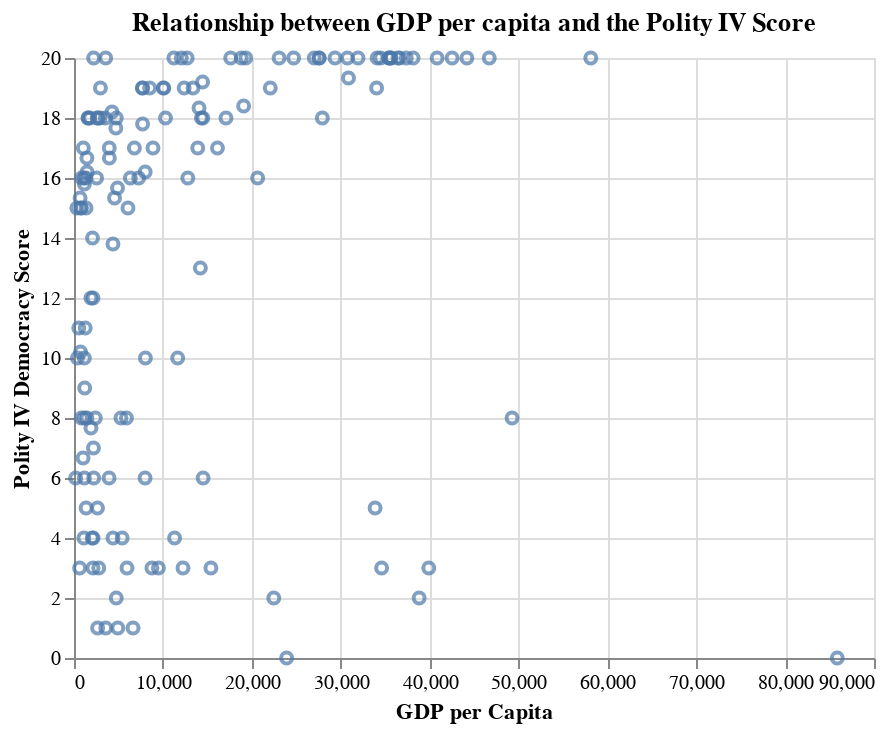

The notebook cell saved with this chart:
### Markdown cell above
---
### Exercise 3
Now let’s plot the relationship you just estimated statistically. First, use Altair to create a scatter plot of polityIV and gdppcap08.

### Code cell
import altair as alt
alt.Chart(wdi, title="Relationship between GDP per capita and the Polity IV Score").mark_point().encode(
    x=alt.X("gdppcap08", title="GDP per Capita", scale=alt.Scale(zero=False)),
    y=alt.Y("polityIV", title="Polity IV Democracy Score", scale=alt.Scale(zero=False)),
)

### Figure 1 — Vega-Lite specification as saved in the notebook (floating-point values rounded to 4 significant figures; data arrays with more than 128 entries replaced by an {"elided": "..."} marker saying what was removed)
{"config": {"view": {"continuousWidth": 400, "continuousHeight": 300}}, "data": {"name": "data-50afffcb03ca16fbefb225cc29275795"}, "mark": "point", "encoding": {"x": {"type": "quantitative", "field": "gdppcap08", "scale": {"zero": false}, "title": "GDP per Capita"}, "y": {"type": "quantitative", "field": "polityIV", "scale": {"zero": false}, "title": "Polity IV Democracy Score"}}, "title": "Relationship between GDP per capita and the Polity IV Score", "$schema": "https://vega.github.io/schema/vega-lite/v4.8.1.json", "datasets": {"data-50afffcb03ca16fbefb225cc29275795": {"elided": "145 records"}}}
